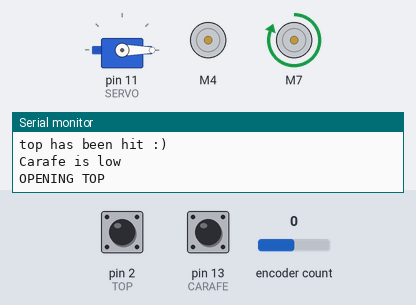
Bench run of a sketch on a simulated Arduino Uno, built with avr-gcc and run on an emulated ATmega328P. On the bench: servo, 2 × DC motor (green arrow = forward, orange = backward, longer = faster), the last lines printed to the serial monitor. The test bench sets the inputs (shaded band); at power-on: pin 2 (TOP) HIGH, pin 13 (CARAFE) HIGH, encoder count 0.

Above: at 0.6 s.
At 6.6 s:
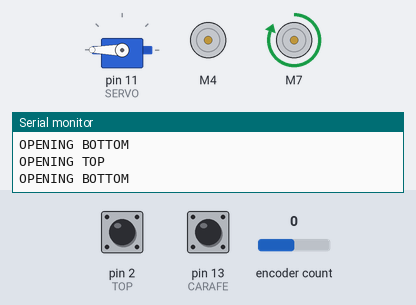
At 10.6 s:
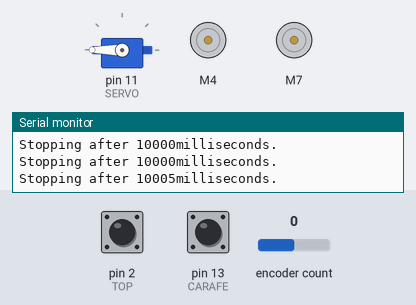
At 12.7 s:
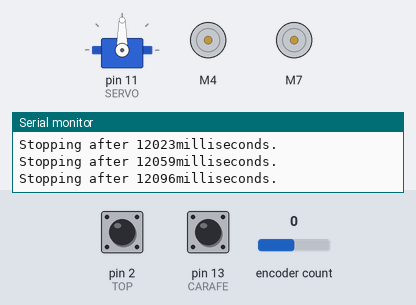
At 19.8 s:
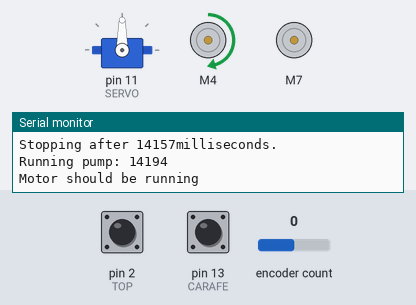
Timing chart, 0 to 21.3 s (numbered marks = the images above):
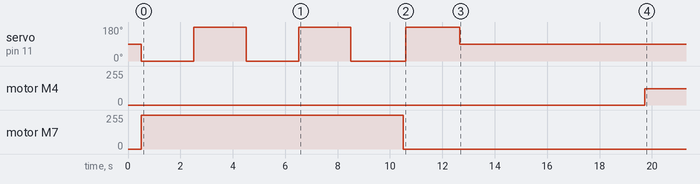

The sketch:

test_start_brew.ino
```cpp
#include <L298N.h>
#include <Servo.h>
#include <Encoder.h>

// Servo pin
#define SERVO 11

// motor pins
#define ENA 3
#define IN1 4
#define IN2 5

// pump pins
#define ENB 6
#define IN3 7
#define IN4 8

Encoder encoder(9, 10);

L298N motor(ENA, IN1, IN2);
L298N pump(ENB, IN3, IN4);

// Limit switches
#define CARAFE 13
#define TOP 2

long press_pos = -999;

// Length of time in milliseconds to pump water for
unsigned long waterInterval = 10000L;

// Number of times to open and close the hopper
int num_dispenses = 3;

// Servo
Servo hopper;
int hopper_pos = 0;

void setup() {
  Serial.begin(9600);
  while (!Serial);
  Serial.println("Here");

  // put your setup code here, to run once:
  hopper.attach(SERVO);

  motor.setSpeed(122);
  pump.setSpeed(255);

  hopper.write(90);
  delay(500);
  Serial.println("Setup done");

  pinMode(CARAFE, INPUT_PULLUP);
  pinMode(TOP, INPUT_PULLUP);
}

void loop() {
  Serial.println("Starting brew");

  // Wait until top is hit
  int top = LOW;
  motor.backward();

  // Debounce
  while (top == LOW) {
    top = digitalRead(TOP);
    if(top == HIGH) {
      for(int i = 0; i < 5; i ++ ) {
        top = digitalRead(TOP);
        if(top == LOW) {
          break;
        }
      }
    }
  }

  motor.stop();

  Serial.println("top has been hit :)");

  encoder.write(0);

  int carafeState = LOW;
  while (carafeState == LOW) {
    carafeState = digitalRead(CARAFE);
    Serial.println("Carafe is low");
    if(carafeState == HIGH) {
      for(int i = 0; i < 5; i ++ ) {
        carafeState = digitalRead(CARAFE);
        if(carafeState == LOW) {
          break;
        }
      }
    }
  }

  unsigned long start = millis();
  unsigned long end = start;

  pump.forward();
  open_hopper(start);

  while ((end - start) < waterInterval) {
    end = millis();
    Serial.print("Running pump: ");
    Serial.println(end - start);
  }
  pump.stop();

  delay(5000);

  motor.forward();

  int press_rate = 0;

  Serial.println("Motor should be running");
  // Move down until we bottom out
  while (press_pos <= 105000) {
    long new_pos = encoder.read();
//
//    for (int i = 0; i < 10; i++) {
//      delay(50);
//      new_pos = encoder.read();
//    }
//    if (new_pos > 95000 && new_pos == press_pos) {
//      break;
//    }
//
    press_pos = new_pos;
  }
  // Stop motor when we bottom out
  motor.stop();


  Serial.println("Waiting for carafe to be removed");
  carafeState = HIGH;
  while (carafeState == HIGH) { carafeState = digitalRead(CARAFE); }
  delay(2000);

  // Wait until top is hit
  top = LOW;

  motor.backward();

  while (top == LOW) {
    top = digitalRead(TOP);
    if(top == HIGH) {
      for(int i = 0; i < 5; i ++ ) {
        top = digitalRead(TOP);
        Serial.print("deb");
        Serial.println(top);
        if(top == LOW) {
          break;
        }
      }
    }
    Serial.println(top);
  }

  motor.stop();
  press_pos = -999;
  encoder.write(0);

  while(true) {}
}

// Opens hopper while checking if we should stop the pump
void open_hopper(unsigned long start) {
  for (int i = 0; i < 3; i++) {
    Serial.println("OPENING TOP");
    hopper.write(0);
    waitForDurationAndCheckToStopPump(2000, start);
    //delay(2000);

    Serial.println("OPENING BOTTOM");
    hopper.write(180);
    waitForDurationAndCheckToStopPump(2000, start);
  }

  Serial.println("Returning to neutral");
  hopper.write(90);
  waitForDurationAndCheckToStopPump(2000, start);
}

void waitForDurationAndCheckToStopPump(int duration, unsigned long start) {
  unsigned long x = millis();
  unsigned long end = x;
  while ((end - x) < duration) {
    end = millis();
    if ((end - start) >= waterInterval) {
      Serial.print("Stopping after ");
      Serial.print(end - start);
      Serial.println("milliseconds.");
      pump.stop();
    }
  }
}

void stopBrew() {
  motor.forward();

  // Move down until we bottom out
  while (press_pos <= 95000) {
    long new_pos = encoder.read();
    press_pos = new_pos;
  }

  // Stop motor when we bottom out
  motor.stop();

  // Wait until carafe is removed
  int carafeState = LOW;
  while (carafeState == LOW) {carafeState = digitalRead(CARAFE);}
  delay(2000);

  // Move press to top
  int topHit = HIGH;
  motor.backward();
  while (topHit == HIGH) {topHit = digitalRead(TOP);}

  // Stop motor at top and reset encoder values
  motor.stop();
  encoder.write(0);
  press_pos = -999;
}
```

Measured:
- by itself, servo on pin 11 (SERVO): repeats every 4.0 s: 180° 2.0 s, 0° 2.0 s, until it stays 90° from 12.7 s
- by itself, motor M4: stopped → forward 122/255 at 19.7 s
- by itself, motor M7: stopped → forward 255/255 at 0.50 s, → stopped 10.0 s later
